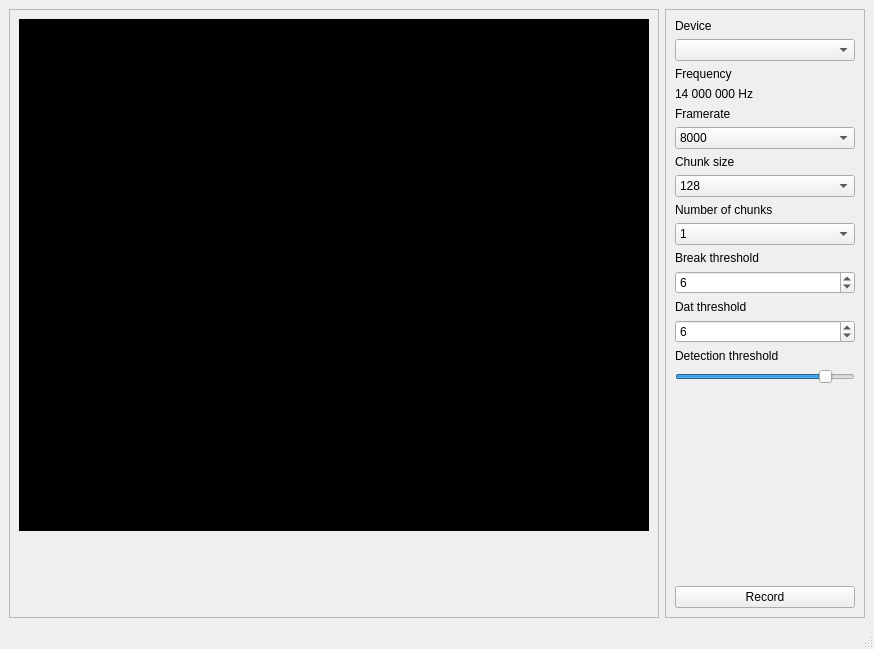
<?xml version="1.0" encoding="UTF-8"?>
<ui version="4.0">
 <class>MainWindow</class>
 <widget class="QMainWindow" name="MainWindow">
  <property name="geometry">
   <rect>
    <x>0</x>
    <y>0</y>
    <width>874</width>
    <height>649</height>
   </rect>
  </property>
  <property name="windowTitle">
   <string>PQCD</string>
  </property>
  <widget class="QWidget" name="centralwidget">
   <property name="sizePolicy">
    <sizepolicy hsizetype="Maximum" vsizetype="Maximum">
     <horstretch>0</horstretch>
     <verstretch>0</verstretch>
    </sizepolicy>
   </property>
   <layout class="QGridLayout" name="gridLayout">
    <item row="0" column="0">
     <layout class="QHBoxLayout" name="horizontalLayout">
      <property name="sizeConstraint">
       <enum>QLayout::SetNoConstraint</enum>
      </property>
      <item>
       <widget class="QFrame" name="frame_2">
        <property name="frameShape">
         <enum>QFrame::StyledPanel</enum>
        </property>
        <property name="frameShadow">
         <enum>QFrame::Raised</enum>
        </property>
        <layout class="QVBoxLayout" name="verticalLayout_5">
         <item>
          <widget class="QLabel" name="label">
           <property name="minimumSize">
            <size>
             <width>512</width>
             <height>512</height>
            </size>
           </property>
           <property name="autoFillBackground">
            <bool>false</bool>
           </property>
           <property name="styleSheet">
            <string notr="true">background-color: rgb(0, 0, 0);</string>
           </property>
           <property name="text">
            <string>TextLabel</string>
           </property>
          </widget>
         </item>
         <item>
          <widget class="QLabel" name="log">
           <property name="text">
            <string/>
           </property>
          </widget>
         </item>
        </layout>
       </widget>
      </item>
     </layout>
    </item>
    <item row="0" column="1">
     <widget class="QFrame" name="frame">
      <property name="sizePolicy">
       <sizepolicy hsizetype="Fixed" vsizetype="Preferred">
        <horstretch>0</horstretch>
        <verstretch>0</verstretch>
       </sizepolicy>
      </property>
      <property name="minimumSize">
       <size>
        <width>200</width>
        <height>0</height>
       </size>
      </property>
      <property name="frameShape">
       <enum>QFrame::StyledPanel</enum>
      </property>
      <property name="frameShadow">
       <enum>QFrame::Raised</enum>
      </property>
      <layout class="QVBoxLayout" name="verticalLayout_2">
       <item>
        <layout class="QVBoxLayout" name="verticalLayout">
         <item>
          <widget class="QLabel" name="label_2">
           <property name="text">
            <string>Device</string>
           </property>
          </widget>
         </item>
         <item>
          <widget class="QComboBox" name="device"/>
         </item>
         <item>
          <widget class="QLabel" name="label_9">
           <property name="text">
            <string>Frequency</string>
           </property>
          </widget>
         </item>
         <item>
          <widget class="QLabel" name="frequency">
           <property name="text">
            <string>14 000 000 Hz</string>
           </property>
          </widget>
         </item>
         <item>
          <widget class="QLabel" name="label_3">
           <property name="text">
            <string>Framerate</string>
           </property>
          </widget>
         </item>
         <item>
          <widget class="QComboBox" name="framerate">
           <property name="editable">
            <bool>false</bool>
           </property>
           <item>
            <property name="text">
             <string>8000</string>
            </property>
           </item>
           <item>
            <property name="text">
             <string>16000</string>
            </property>
           </item>
           <item>
            <property name="text">
             <string>32000</string>
            </property>
           </item>
           <item>
            <property name="text">
             <string>44100</string>
            </property>
           </item>
          </widget>
         </item>
         <item>
          <widget class="QLabel" name="label_4">
           <property name="text">
            <string>Chunk size</string>
           </property>
          </widget>
         </item>
         <item>
          <widget class="QComboBox" name="chunksize">
           <property name="currentIndex">
            <number>1</number>
           </property>
           <item>
            <property name="text">
             <string>64</string>
            </property>
           </item>
           <item>
            <property name="text">
             <string>128</string>
            </property>
           </item>
           <item>
            <property name="text">
             <string>256</string>
            </property>
           </item>
           <item>
            <property name="text">
             <string>512</string>
            </property>
           </item>
           <item>
            <property name="text">
             <string>1024</string>
            </property>
           </item>
          </widget>
         </item>
         <item>
          <widget class="QLabel" name="label_5">
           <property name="text">
            <string>Number of chunks</string>
           </property>
          </widget>
         </item>
         <item>
          <widget class="QComboBox" name="nochunks">
           <item>
            <property name="text">
             <string>1</string>
            </property>
           </item>
           <item>
            <property name="text">
             <string>2</string>
            </property>
           </item>
           <item>
            <property name="text">
             <string>4</string>
            </property>
           </item>
           <item>
            <property name="text">
             <string>8</string>
            </property>
           </item>
           <item>
            <property name="text">
             <string>16</string>
            </property>
           </item>
          </widget>
         </item>
         <item>
          <widget class="QLabel" name="label_6">
           <property name="text">
            <string>Break threshold</string>
           </property>
          </widget>
         </item>
         <item>
          <widget class="QSpinBox" name="break_threshold">
           <property name="maximum">
            <number>99</number>
           </property>
           <property name="value">
            <number>6</number>
           </property>
          </widget>
         </item>
         <item>
          <widget class="QLabel" name="label_7">
           <property name="text">
            <string>Dat threshold</string>
           </property>
          </widget>
         </item>
         <item>
          <widget class="QSpinBox" name="dat_threshold">
           <property name="value">
            <number>6</number>
           </property>
          </widget>
         </item>
         <item>
          <widget class="QLabel" name="label_8">
           <property name="text">
            <string>Detection threshold</string>
           </property>
          </widget>
         </item>
         <item>
          <widget class="QSlider" name="detect_threshold">
           <property name="minimum">
            <number>1</number>
           </property>
           <property name="maximum">
            <number>24</number>
           </property>
           <property name="value">
            <number>21</number>
           </property>
           <property name="orientation">
            <enum>Qt::Horizontal</enum>
           </property>
          </widget>
         </item>
         <item>
          <spacer name="verticalSpacer">
           <property name="orientation">
            <enum>Qt::Vertical</enum>
           </property>
           <property name="sizeHint" stdset="0">
            <size>
             <width>20</width>
             <height>40</height>
            </size>
           </property>
          </spacer>
         </item>
         <item>
          <widget class="QPushButton" name="record">
           <property name="text">
            <string>Record</string>
           </property>
          </widget>
         </item>
        </layout>
       </item>
      </layout>
     </widget>
    </item>
   </layout>
  </widget>
  <widget class="QMenuBar" name="menubar">
   <property name="geometry">
    <rect>
     <x>0</x>
     <y>0</y>
     <width>874</width>
     <height>22</height>
    </rect>
   </property>
  </widget>
  <widget class="QStatusBar" name="statusbar"/>
 </widget>
 <resources/>
 <connections/>
</ui>
